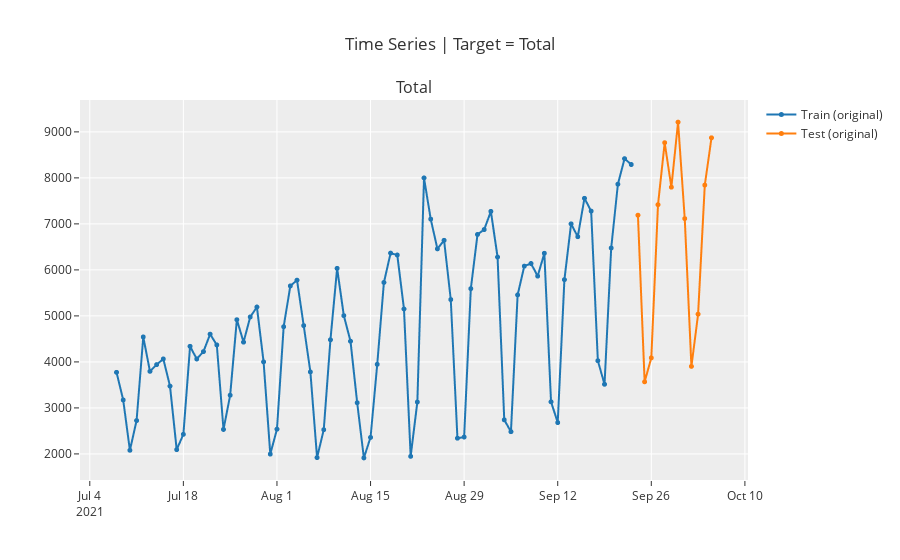

Notebook code cell kept with this figure:
### Code cell
plot_model(plot='train_test_split')
